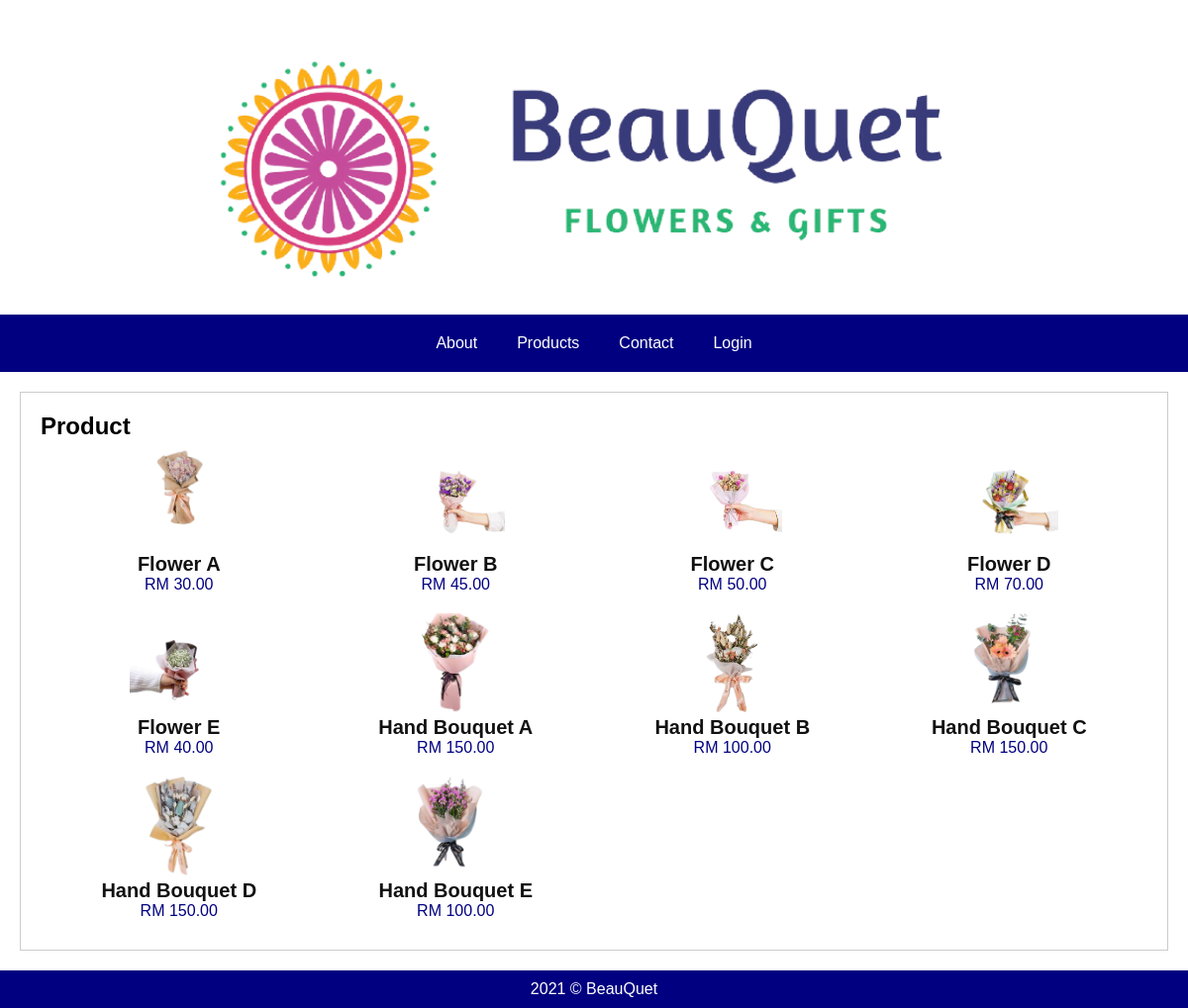
The page /product.php on the database its author committed.
### tables this page shows
CREATE TABLE `products` (
  `pId` int(255) NOT NULL,
  `pImg` varchar(255) NOT NULL,
  `pName` varchar(255) NOT NULL,
  `pDescription` varchar(255) NOT NULL,
  `pPrice` decimal(65,2) NOT NULL
);

### product.php (the view, shortened to what this page needs)
<?php include '_header.php';?>
<main>
    <div class="container">
        <?php
            include 'assets/php/connect.php';
        ?>
        <div class="card-white">
            <h2>Product</h2>
            <?php
            echo '<div class="product-container">';
                $query = "SELECT * FROM products ORDER BY pName ASC";
                $result = mysqli_query($connect,$query);
                while($row=mysqli_fetch_assoc($result)){
                    echo '<a class="product-grid" href="?pId='.$row['pId'].'">';
                        echo '<img src="assets/img/product/'.$row['pImg'].'">';
                        echo '<div class="name"><b>'.$row['pName'].'</b></div>';
                        echo '<div class="price">RM '.$row['pPrice'].'</div>';
                    echo '</a>';
                }
            echo '</div>';
            ?>
        </div>
    </div>
</main>
<?php include '_footer.php';?>

### _header.php (shortened to what this page needs)
<!DOCTYPE html>
<html lang="en">
<head>
    <link rel="stylesheet" href="assets/css/main.css">
</head>
<body>
    <div class="banner">
        <div class="container">
            <img class="banner-logo" src="assets/img/logo/banner-logo.png">
        </div>
    </div>
    <nav>
        <?php
            if(!isset($_SESSION['uId'])){
                echo '<a href="index.php">About</a>';
                echo '<a href="product.php">Products</a>';
                echo '<a href="contact.php">Contact</a>';
                echo '<a href="login.php">Login</a>';
            }
        ?>
    </nav>

### _footer.php
<footer>2021 &copy; BeauQuet</footer>
</body>
</html>

### assets/css/main.css (style rules this page uses)
* { margin: 0; padding: 0; border-collapse: collapse; }
body { font-family: Arial, Helvetica, sans-serif; }
.container { max-width: 1200px; padding: 20px; padding-bottom: 0; margin: auto; }
.banner-logo { width: 100%; }
nav { text-align: center; width: 100%; display: block; background: navy; position: sticky; top: 0; z-index: 1; }
nav a { color: #fff; text-decoration: none; padding: 20px; display: inline-block; }
.card-white { background: #fff; border: solid 1px #ccc; padding: 20px; margin-bottom: 20px; }
.product-container { display: flex; width: 100%; flex-wrap: wrap; }
.product-grid { padding-top: 10px; padding-bottom: 10px; width: 25%; text-decoration: none; text-align: center; }
.product-grid img { height: 100px; }
.product-grid .name { color: #111; font-weight: bold; font-size: 20px; }
.product-grid .price { color: navy; }
footer { text-align: center; width: 100%; padding-top: 10px; padding-bottom: 10px; color: #fff; display: block; background: navy; }

### rows shown on the page
products: pImg (picture), pName "Flower A", pPrice "30.00"
products: pImg (picture), pName "Flower B", pPrice "45.00"
products: pImg (picture), pName "Flower C", pPrice "50.00"
products: pImg (picture), pName "Flower D", pPrice "70.00"
products: pImg (picture), pName "Flower E", pPrice "40.00"
products: pImg (picture), pName "Hand Bouquet A", pPrice "150.00"
products: pImg (picture), pName "Hand Bouquet B", pPrice "100.00"
products: pImg (picture), pName "Hand Bouquet C", pPrice "150.00"
products: pImg (picture), pName "Hand Bouquet D", pPrice "150.00"
products: pImg (picture), pName "Hand Bouquet E", pPrice "100.00"
